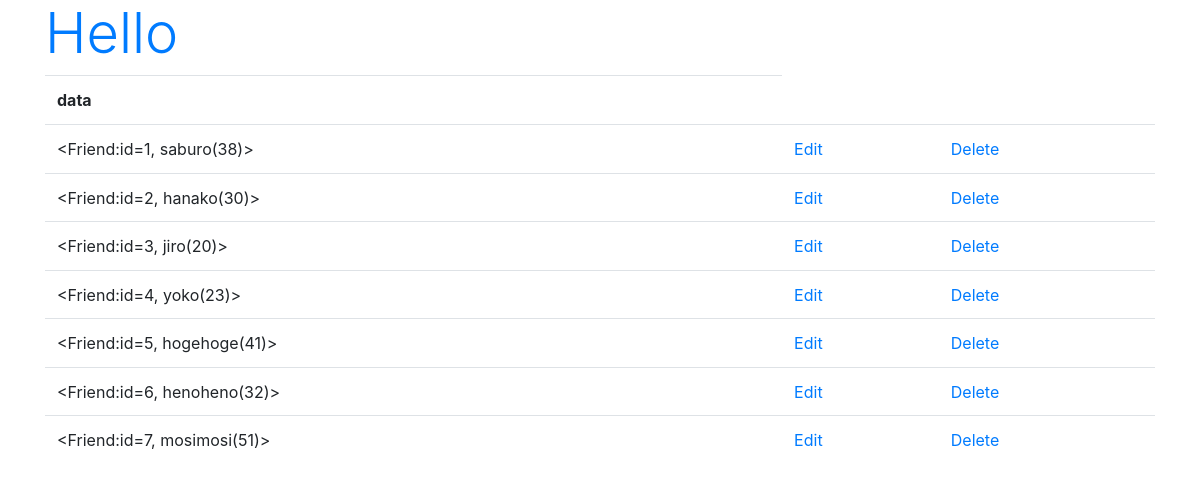
The page /hello/ on the database as committed earlier.
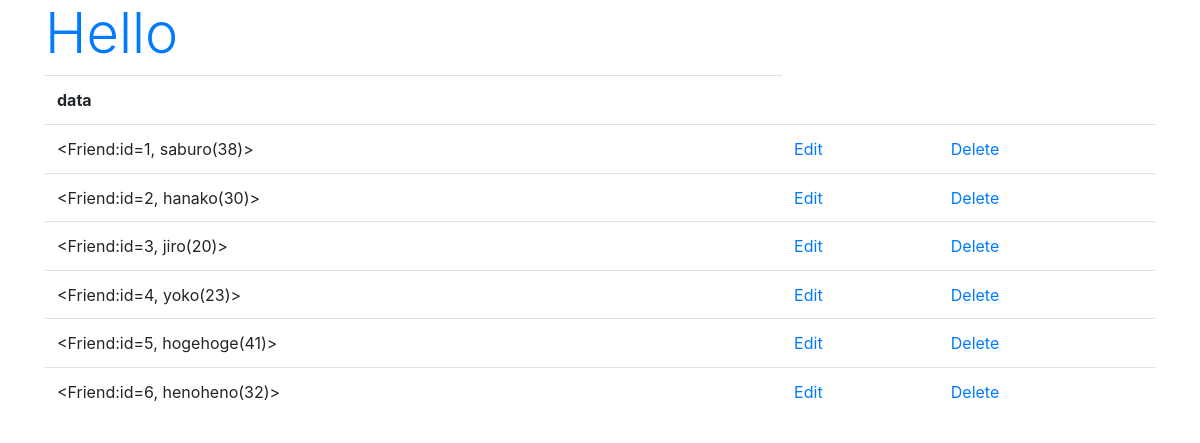
The same page on the database as committed later.
### hello/models.py (models this page shows)
class Friend(models.Model):
    name = models.CharField(max_length=100)
    mail = models.EmailField(max_length=200)
    gender = models.BooleanField()
    age = models.IntegerField(default=0)
    birthday = models.DateField()
    def __str__(self):
        return '<Friend:id=' + str(self.id) + ', ' + \
            self.name + '(' + str(self.age) + ')>'

### hello/views.py (the view)
# urls.py: path('', views.index, name='index'),
def index(request):
    data = Friend.objects.all()
    params = {
        'title': 'Hello',
        'data': data,
    }
    return render(request, 'hello/index.html', params)

### hello/templates/hello/index.html (shortened to what this page needs)
{% load static %}
<!doctype html>
<html lang="ja">
<head>
    <link rel="stylesheet"
    href="https://stackpath.bootstrapcdn.com/bootstrap/4.3.1/css/bootstrap.min.css"
>
    </head>
<body class="container">
    <h1 class="display-4 text-primary">{{title}}</h1>
    <table class="table">
        <tr>
            <th>data</th>
        </tr>
    {% for item in data %}
        <tr>
            <td>{{item}}</td>
            <td><a href="{% url 'edit' item.id %}">Edit</a></td>
            <td><a href="{% url 'delete' item.id %}">Delete</a></td>
        <tr>
    {% endfor %}
    </table>
</body>
</html>

Rows that differ between the two databases and show on the page:
removed Friend: id+name+age "<Friend:id=7, mosimosi(51)>"
